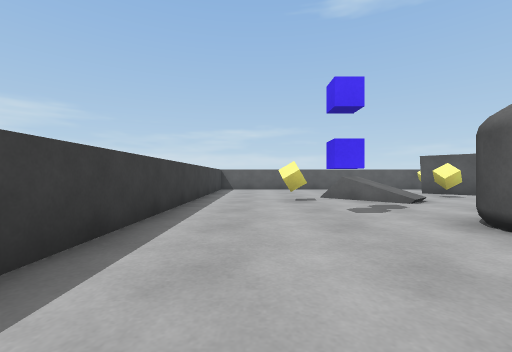
View 1 (above)

17 first-person views from a walk through a scene from a Unity 3-D project. The camera is 0.68 m above the floor, looks level and sees 90° across. The floor is counted in squares, 1 m on a side. Each view is taken from the middle of a square. On the plan, view 1 faces up. The plan holds only what a view shows up to about 9 squares ahead; the rest is blank. The player is left out.

View 2
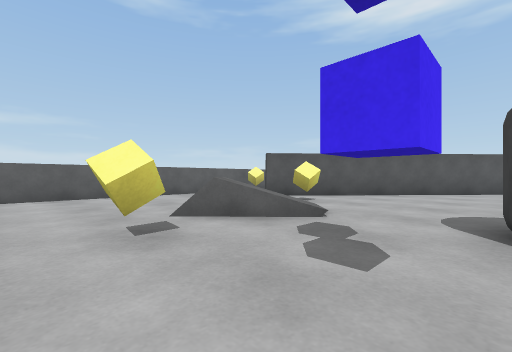

View 3
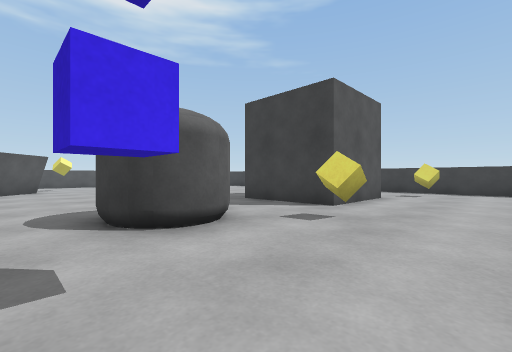

View 4
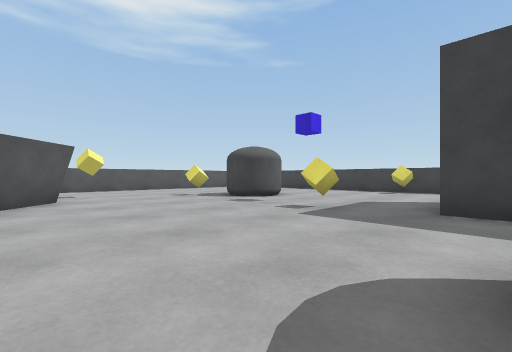

View 5
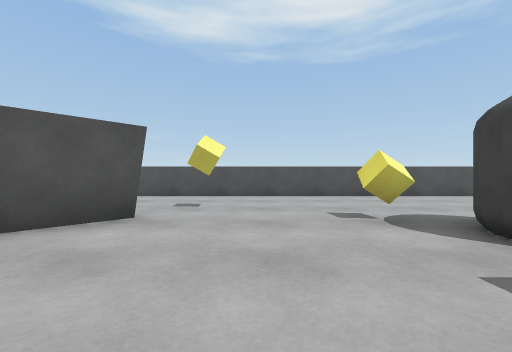

View 6
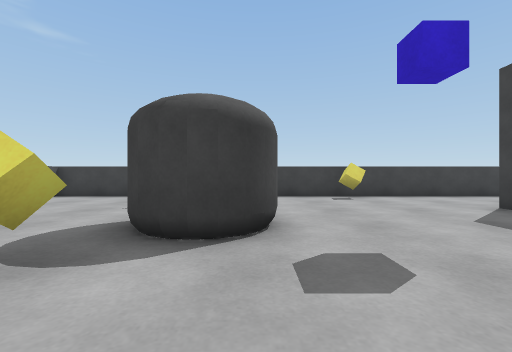

View 7
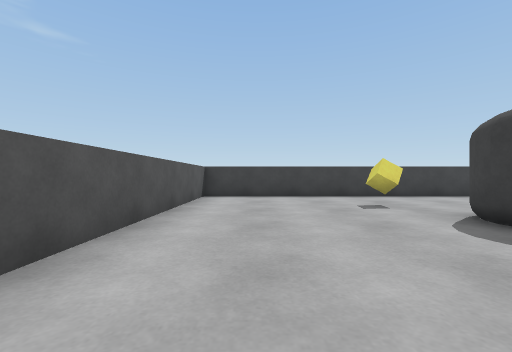

View 8
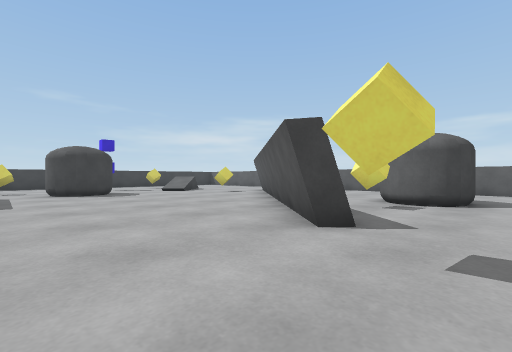

View 9
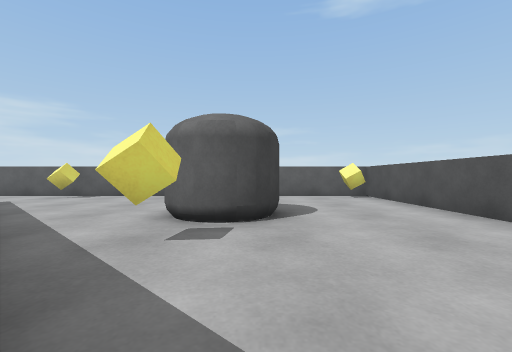

View 10
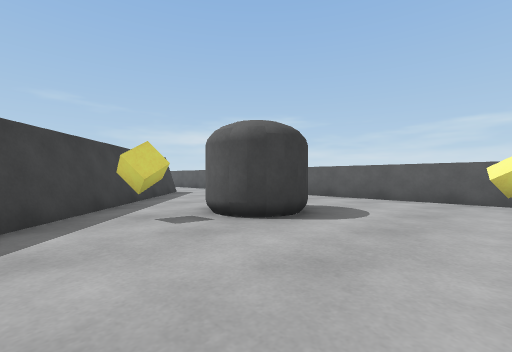

View 11
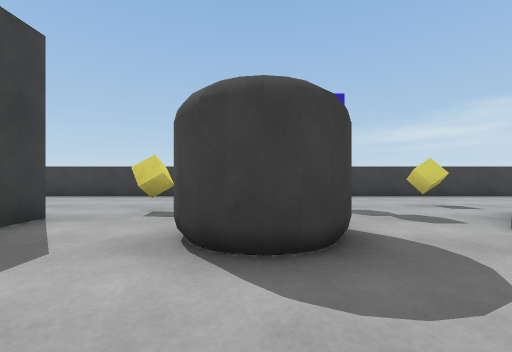

View 12
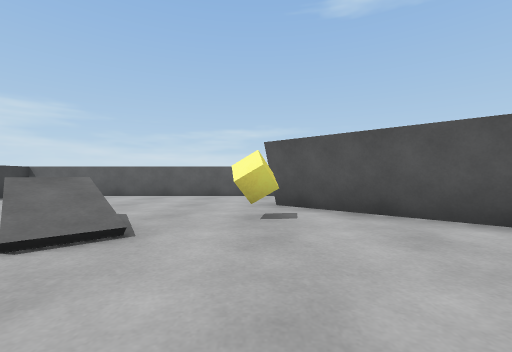

View 13
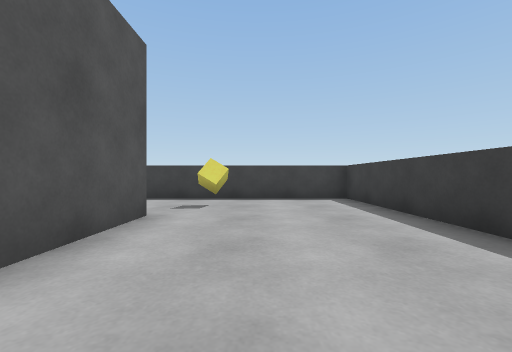

View 14
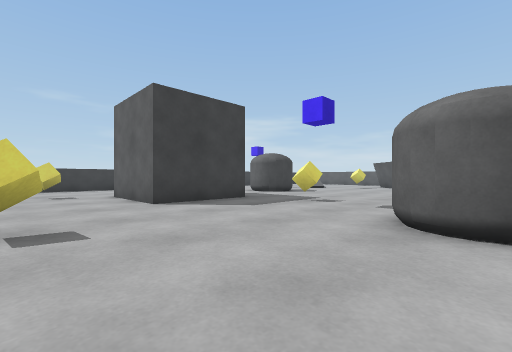

View 15
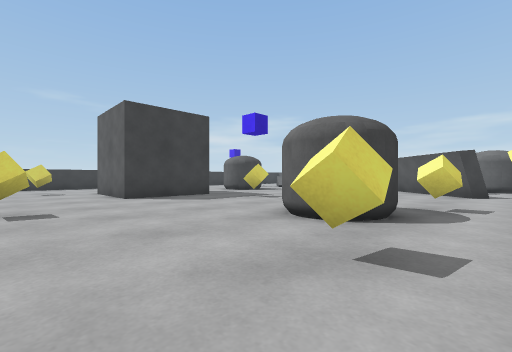

View 16
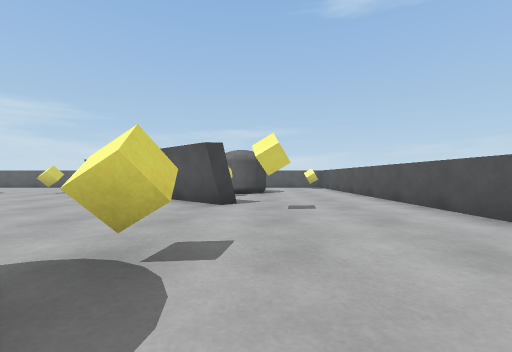

View 17
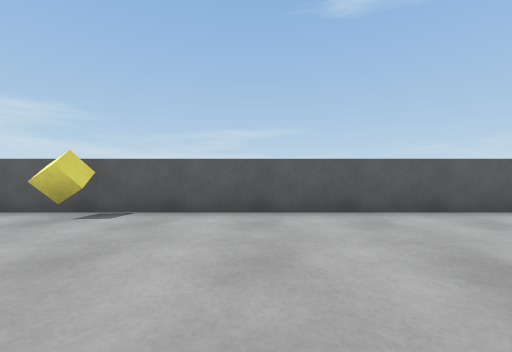

### Floor plan
Points are (right, up) in squares from view 1. A wall is a line through its corners. A room is listed if a view was taken in it or the views show most of it. See-through windows are left out.
Room 1 (views 1, 2, 3, 4, 5, 6, 7, 8, 9, 10, 11, 12, 13, 14, 15, 16, 17)
walls: (5.9, -0.4) (5.9, -3.4) (2.9, -3.4) (2.9, -0.4) (5.9, -0.4); (13, 3.8) (6.3, 9.8); (13.5, 4.4) (13.2, 4); (8.2, 9) (12.8, 4.9); (-1.7, 0.2) (-1.7, -6.8) (17.8, -6.8) (17.8, 12.8) (-1.7, 12.8) (-1.7, 1.8)
low walls: (9.4, 7.3) (6.4, 10); (13.2, 4) (11.6, 5.4)
objects: yellow cube (1, 7); yellow cube (2, -5); yellow cube (2, 1); blue cube (2, 5); grey capsule (3, 2) to (5, 4); other object (3, 7); yellow cube (6, 8); yellow cube (8, -6); yellow cube (8, 0); yellow cube (8, 12); grey capsule (11, -2) to (12, -1); yellow cube (13, -4); yellow cube (13, 0); yellow cube (13, 7); grey capsule (13, 8) to (14, 9); yellow cube (14, 3); yellow cube (17, 12)

Where each view was taken, in squares from view 1:
view 1: 0 up, 0 right, facing up
view 2: 4 up, 0 right, facing up-right
view 3: 5 up, 0 right, facing down-right
view 4: 5 up, 5 right, facing down-right
view 5: 2 up, 9 right, facing right
view 6: 2 up, 11 right, facing down
view 7: 2 up, 16 right, facing down
view 8: 1 up, 15 right, facing up-left
view 9: 4 up, 14 right, facing up
view 10: 5 up, 17 right, facing up-left
view 11: 3 up, 7 right, facing left
view 12: 4 up, 6 right, facing up
view 13: 1 up, 1 right, facing down
view 14: 6 down, 12 right, facing up-left
view 15: 6 down, 14 right, facing up-left
view 16: 2 down, 14 right, facing up
view 17: 8 up, 11 right, facing up
